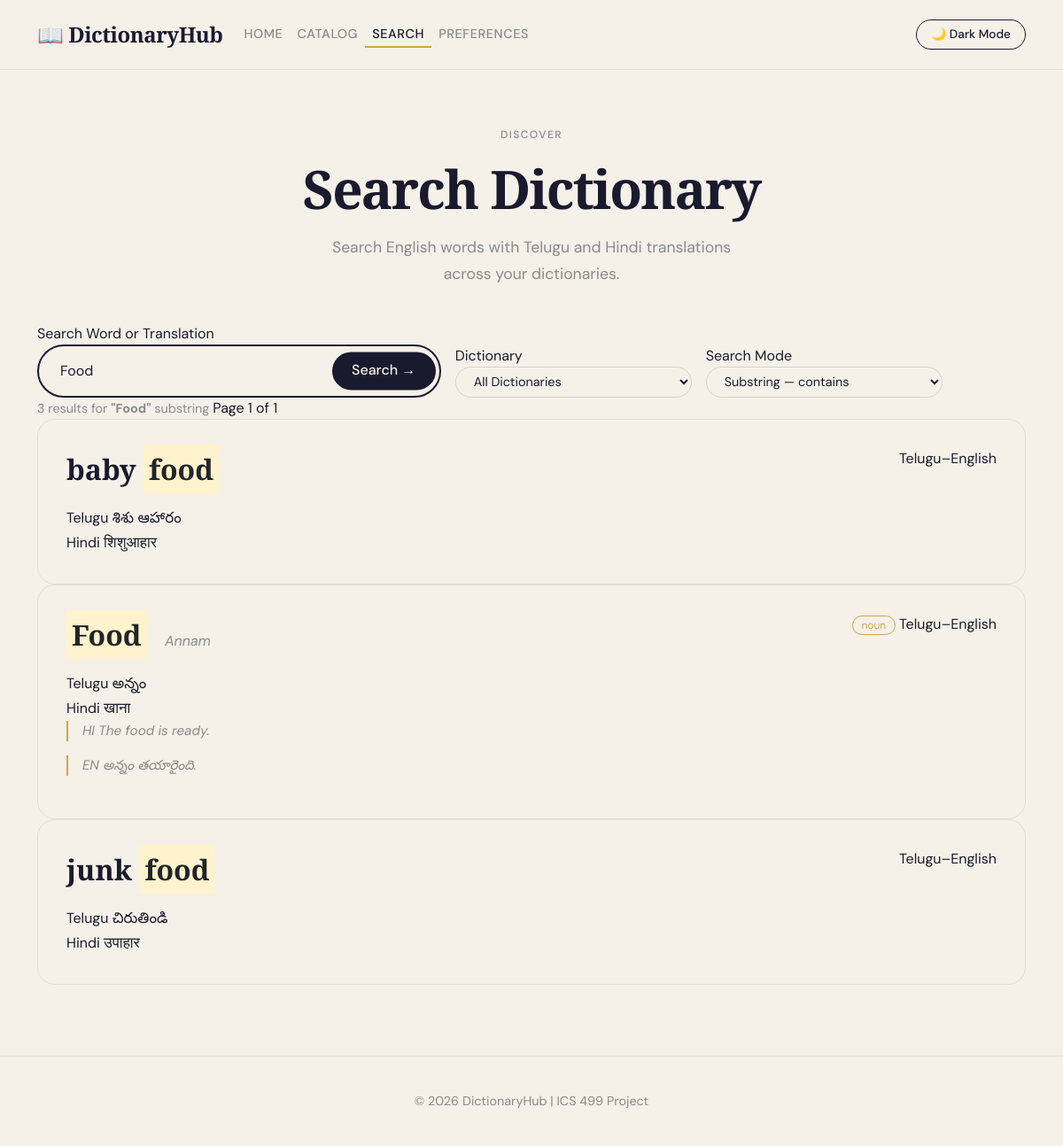
Screenshot of /index.php?page=search&q=Food&mode=substring with the database file from the repository.
### tables this page shows
CREATE TABLE `dictionary_entries` (
  `id` int(10) UNSIGNED NOT NULL,
  `dictionary_id` int(10) UNSIGNED NOT NULL,
  `word` varchar(255) NOT NULL,
  `telugu` varchar(255) DEFAULT '',
  `hindi` varchar(255) DEFAULT '',
  `transliteration` varchar(255) DEFAULT '',
  `part_of_speech` varchar(100) DEFAULT '',
  `example_source` text DEFAULT '',
  `example_target` text DEFAULT '',
  `created_at` timestamp NOT NULL DEFAULT current_timestamp()
);

CREATE TABLE `dictionaries` (
  `id` int(10) UNSIGNED NOT NULL,
  `name` varchar(255) NOT NULL,
  `description` text DEFAULT NULL,
  `source_lang` varchar(50) NOT NULL DEFAULT 'Telugu',
  `target_lang` varchar(50) NOT NULL DEFAULT 'English',
  `created_by` int(10) UNSIGNED DEFAULT NULL,
  `created_at` timestamp NOT NULL DEFAULT current_timestamp()
);

### index.php (called while the page is built, shortened)
<?php
  $page    = isset($_GET['page']) ? $_GET['page'] : 'home';
?>
<?php include 'includes/header.php'; ?>
<?php include "pages/{$page}.php"; ?>
<?php include 'includes/footer.php'; ?>

### pages/search.php (the view, shortened to what this page needs)
<?php
require_once __DIR__ . '/../includes/db.php';
$query       = trim($_GET['q']           ?? '');
$mode        = $_GET['mode']             ?? 'substring';
$dict_id     = $_GET['dictionary_id']   ?? 'all';
$page        = max(1, intval($_GET['p'] ?? 1));
$offset      = ($page - 1) * RESULTS_PER_PAGE;
$results    = [];
$total      = 0;
$searched   = false;
if ($query !== '') {
    $searched = true;
    $pattern = match($mode) {
        'exact'     => $query,
        'prefix'    => $query . '%',
        'suffix'    => '%' . $query,
        'substring' => '%' . $query . '%',
        default     => '%' . $query . '%',
    };
    if ($dict_id === 'all' || $dict_id === '') {
        $where      = "(de.word LIKE ? OR de.telugu LIKE ? OR de.hindi LIKE ? OR de.transliteration LIKE ?)";
        $count_sql  = "SELECT COUNT(*) AS total
                       FROM dictionary_entries de
                       WHERE {$where}";
        $result_sql = "SELECT de.*, d.name AS dictionary_name
                       FROM dictionary_entries de
                       JOIN dictionaries d ON de.dictionary_id = d.id
                       WHERE {$where}
                       ORDER BY de.word ASC
                       LIMIT ? OFFSET ?";
        $count_stmt = $db->prepare($count_sql);
        $count_stmt->bind_param('ssss', $pattern, $pattern, $pattern, $pattern);
        $count_stmt->execute();
        $total = $count_stmt->get_result()->fetch_assoc()['total'];
        $limit = RESULTS_PER_PAGE;
        $stmt  = $db->prepare($result_sql);
        $stmt->bind_param('ssssii', $pattern, $pattern, $pattern, $pattern, $limit, $offset);
    }
    $stmt->execute();
    $result  = $stmt->get_result();
    while ($row = $result->fetch_assoc()) {
        $results[] = $row;
    }
    $total_pages = ceil($total / RESULTS_PER_PAGE);
}
function highlight($text, $query) {
    $escaped = preg_quote($query, '/');
    $safe    = htmlspecialchars($text);
    return preg_replace('/(' . $escaped . ')/iu', '<mark>$1</mark>', $safe);
}
?>
<section class="search-page-section">
  <div class="container">
    <div class="page-header">
      <div class="section-label">Discover</div>
      <h1 class="page-title">Search Dictionary</h1>
      <p class="page-subtitle">Search English words with Telugu and Hindi translations across your dictionaries.</p>
    </div>
    <div class="search-form-card">
      <form method="GET" action="index.php">
        <div class="row g-3 align-items-end">
          <div class="col-12 col-md-5">
            <label class="search-form-label">Search Word or Translation</label>
            <div class="search-wrap" style="max-width:100%;">
              <input
                type="text"
                name="q"
                value="<?php echo htmlspecialchars($query); ?>"
                placeholder='e.g. पानी or "water"'
                autocomplete="off"
              >
              <button type="submit">Search →</button>
            </div>
          </div>
          <div class="col-12 col-md-3">
            <label class="search-form-label">Dictionary</label>
            <select name="dictionary_id" class="pref-select w-100">
              <option value="all" <?php echo $dict_id === 'all' ? 'selected' : ''; ?>>All Dictionaries</option>
            </select>
          </div>
          <div class="col-12 col-md-3">
            <label class="search-form-label">Search Mode</label>
            <select name="mode" class="pref-select w-100">
              <option value="substring" <?php echo $mode === 'substring' ? 'selected' : ''; ?>>Substring — contains</option>
            </select>
          </div>
        </div>
      </form>
    </div>
    <?php if ($searched): ?>
      <?php if (count($results) === 0): ?>
        <div class="no-results">
          <div class="no-results-icon">🔍</div>
          <h3>No results for "<?php echo htmlspecialchars($query); ?>"</h3>
          <p>Try a different search mode or check your spelling.</p>
          <div class="suggestion-tags mt-3">
            <?php foreach (['substring','prefix','suffix','exact'] as $m): ?>
              <?php if ($m !== $mode): ?>
                <a href="<?php echo page_url($page, $query, $m, $dict_id); ?>" class="suggestion-tag">
                  Try <?php echo $m; ?> instead
                </a>
              <?php endif; ?>
            <?php endforeach; ?>
          </div>
        </div>
      <?php else: ?>
        <div class="results-meta">
          <span class="results-count">
            <?php echo number_format($total); ?> result<?php echo $total !== 1 ? 's' : ''; ?>
            for <strong>"<?php echo htmlspecialchars($query); ?>"</strong>
            <span class="results-mode-badge"><?php echo $mode; ?></span>
          </span>
          <span class="results-page-info">
            Page <?php echo $page; ?> of <?php echo $total_pages; ?>
          </span>
        </div>
        <div class="results-list">
          <?php foreach ($results as $entry): ?>
            <div class="result-card">
              <div class="result-card-header">
                <div class="result-left">
                  <span class="result-word">
                    <?php echo highlight($entry['word'], $query); ?>
                  </span>
                  <?php if (!empty($entry['transliteration'])): ?>
                    <span class="result-phonetic">
                      <?php echo highlight($entry['transliteration'], $query); ?>
                    </span>
                  <?php endif; ?>
                </div>
                <div class="result-right">
                  <?php if (!empty($entry['part_of_speech'])): ?>
                    <span class="word-card-pos"><?php echo htmlspecialchars($entry['part_of_speech']); ?></span>
                  <?php endif; ?>
                  <span class="result-dict-badge"><?php echo htmlspecialchars($entry['dictionary_name']); ?></span>
                </div>
              </div>
              <?php if (!empty($entry['telugu'])): ?>
                <div class="result-translation-row">
                  <span class="translation-lang-badge telugu-badge">Telugu</span>
                  <span class="result-definition"><?php echo highlight($entry['telugu'], $query); ?></span>
                </div>
              <?php endif; ?>
              <?php if (!empty($entry['hindi'])): ?>
                <div class="result-translation-row">
                  <span class="translation-lang-badge hindi-badge">Hindi</span>
                  <span class="result-definition"><?php echo highlight($entry['hindi'], $query); ?></span>
                </div>
              <?php endif; ?>
              <?php if (!empty($entry['example_source'])): ?>
                <div class="result-examples">
                  <p class="result-example">
                    <span class="example-lang">HI</span>
                    <?php echo htmlspecialchars($entry['example_source']); ?>
                  </p>
                  <?php if (!empty($entry['example_target'])): ?>
                    <p class="result-example">
                      <span class="example-lang">EN</span>
                      <?php echo htmlspecialchars($entry['example_target']); ?>
                    </p>
                  <?php endif; ?>
                </div>
              <?php endif; ?>
            </div>
          <?php endforeach; ?>
        </div>
      <?php endif; ?>
    <?php endif; ?>
  </div>
</section>

### includes/header.php (shortened to what this page needs)
<!DOCTYPE html>
<html lang="en">
<head>
  <link href="https://cdn.jsdelivr.net/npm/bootstrap@5.3.2/dist/css/bootstrap.min.css" rel="stylesheet">
  <link rel="stylesheet" href="assets/css/style.css">
</head>
<body>
<nav class="navbar navbar-expand-lg">
  <div class="container">
    <a class="navbar-brand fw-bold" href="index.php">📖 DictionaryHub</a>
    <div class="collapse navbar-collapse" id="navbarNav">
      <ul class="navbar-nav me-auto">
        <li class="nav-item">
          <a class="nav-link <?php echo (!isset($_GET['page']) || $_GET['page'] === 'home') ? 'active-link' : ''; ?>" href="index.php">Home</a>
        </li>
        <li class="nav-item">
          <a class="nav-link <?php echo (isset($_GET['page']) && $_GET['page'] === 'catalog') ? 'active-link' : ''; ?>" href="index.php?page=catalog">Catalog</a>
        </li>
        <li class="nav-item">
          <a class="nav-link <?php echo (isset($_GET['page']) && $_GET['page'] === 'search') ? 'active-link' : ''; ?>" href="index.php?page=search">Search</a>
        </li>
        <li class="nav-item">
          <a class="nav-link <?php echo (isset($_GET['page']) && $_GET['page'] === 'preferences') ? 'active-link' : ''; ?>" href="index.php?page=preferences">Preferences</a>
        </li>
      </ul>
      <button onclick="toggleTheme()" class="theme-btn" id="themeBtn">🌙 Dark Mode</button>
    </div>
  </div>
</nav>

### includes/footer.php (shortened to what this page needs)
<footer class="site-footer">
  <div class="container">
    <p>© <?php echo date("Y"); ?> DictionaryHub | ICS 499 Project</p>
  </div>
</footer>
</body>
</html>

### assets/css/style.css (style rules this page uses)
:root { --ink: #1a1a2e; --cream: #f5f0e8; --gold: #c9a84c; --accent: #e05a3a; --muted: #8a8a8a; }
* { box-sizing: border-box; }
body { font-family: 'DM Sans', sans-serif; background-color: var(--cream); color: var(--ink); transition: background 0.4s, color 0.4s; overflow-x: hidden; }
.navbar { background: transparent !important; border-bottom: 1px solid rgba(0, 0, 0, 0.08); padding: 1rem 0; position: sticky; top: 0; z-index: 100; backdrop-filter: blur(12px); -webkit-backdrop-filter: blur(12px); background-color: rgba(245, 240, 232, 0.85) !important; }
.navbar-brand { font-family: 'Playfair Display', serif; font-size: 1.5rem; color: var(--ink) !important; letter-spacing: -0.02em; }
.nav-link { color: var(--muted) !important; font-weight: 500; font-size: 0.9rem; letter-spacing: 0.04em; text-transform: uppercase; transition: color 0.2s; }
.nav-link:hover, .nav-link.active-link { color: var(--ink) !important; }
.active-link { border-bottom: 2px solid var(--gold); padding-bottom: 2px; }
.theme-btn { background: none; border: 1.5px solid var(--ink); color: var(--ink); border-radius: 50px; padding: 0.35rem 1rem; font-size: 0.85rem; font-weight: 500; cursor: pointer; transition: all 0.2s; }
.page-header { padding: 4rem 0 2.5rem; text-align: center; }
.page-title { font-family: 'Playfair Display', serif; font-size: clamp(2.5rem, 5vw, 4rem); font-weight: 700; letter-spacing: -0.03em; margin-bottom: 1rem; }
.page-subtitle { color: var(--muted); font-size: 1.1rem; max-width: 500px; margin: 0 auto; line-height: 1.7; }
.search-wrap { position: relative; max-width: 620px; }
.search-wrap input { width: 100%; border: 2px solid var(--ink); border-radius: 50px; padding: 1rem 1.5rem; font-size: 1rem; font-family: 'DM Sans', sans-serif; background: transparent; color: var(--ink); outline: none; transition: box-shadow 0.2s; }
.search-wrap input::placeholder { color: var(--muted); }
.search-wrap button { position: absolute; right: 6px; top: 50%; transform: translateY(-50%); background: var(--ink); color: var(--cream); border: none; border-radius: 50px; padding: 0.6rem 1.4rem; font-weight: 500; cursor: pointer; transition: background 0.2s; }
.section-label { font-size: 0.75rem; letter-spacing: 0.12em; text-transform: uppercase; color: var(--muted); margin-bottom: 1rem; font-weight: 500; }
.site-footer { border-top: 1px solid rgba(0, 0, 0, 0.06); padding: 2.5rem 0; text-align: center; }
.site-footer p { color: var(--muted); font-size: 0.9rem; margin: 0; }
.word-card-pos { font-size: 0.75rem; border: 1px solid var(--gold); color: var(--gold); border-radius: 50px; padding: 0.15rem 0.6rem; }
.search-page-section { padding-bottom: 5rem; }
.results-count { color: var(--muted); font-size: 0.9rem; margin-bottom: 2rem; }
.result-card { padding: 2rem; border: 1.5px solid rgba(0, 0, 0, 0.08); border-radius: 20px; transition: border-color 0.2s; }
.result-card-header { display: flex; align-items: flex-start; justify-content: space-between; flex-wrap: wrap; gap: 0.5rem; margin-bottom: 1rem; }
.result-word { font-family: 'Playfair Display', serif; font-size: 2rem; font-weight: 700; margin-right: 0.75rem; }
.result-phonetic { font-style: italic; color: var(--muted); font-size: 1rem; }
.result-definition { font-size: 1.05rem; line-height: 1.7; margin-bottom: 0.75rem; }
.result-example { font-style: italic; color: var(--muted); font-size: 0.95rem; border-left: 2px solid var(--gold); padding-left: 1rem; margin-bottom: 1rem; }
.pref-select { background: transparent; border: 1.5px solid rgba(0, 0, 0, 0.12); border-radius: 50px; padding: 0.4rem 1rem; color: var(--ink); font-family: 'DM Sans', sans-serif; font-size: 0.9rem; cursor: pointer; outline: none; transition: border-color 0.2s; }

### rows the page displays
dictionary_entries: word "baby food శిశు ఆహారం शिशुआहार", dictionary.name "Telugu–English"
dictionary_entries: word "Food Annam అన్నం खाना", part_of_speech "noun", dictionary.name "Telugu–English", example_source "The food is ready.", example_target "అన్నం తయారైంది."
dictionary_entries: word "junk food చిరుతిండి उपाहार", dictionary.name "Telugu–English"

### other values shown
$total "3"
$query "Food"
$mode "substring"
$page "1"
$total_pages "1"
